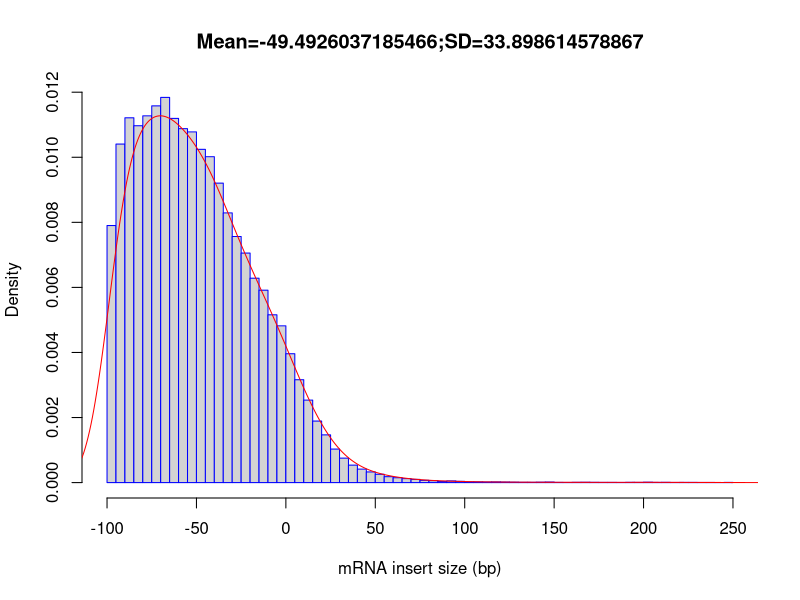

Write R code to recreate this figure.
out_file = 'step3.3_hg38_aaa_1'
pdf('step3.3_hg38_aaa_1.inner_distance_plot.pdf')
fragsize=rep(c(-248,-243,-238,-233,-228,-223,-218,-213,-208,-203,-198,-193,-188,-183,-178,-173,-168,-163,-158,-153,-148,-143,-138,-133,-128,-123,-118,-113,-108,-103,-98,-93,-88,-83,-78,-73,-68,-63,-58,-53,-48,-43,-38,-33,-28,-23,-18,-13,-8,-3,2,7,12,17,22,27,32,37,42,47,52,57,62,67,72,77,82,87,92,97,102,107,112,117,122,127,132,137,142,147,152,157,162,167,172,177,182,187,192,197,202,207,212,217,222,227,232,237,242,247),times=c(0,0,0,0,0,0,0,0,0,0,0,0,0,0,0,0,0,0,0,0,0,0,0,0,0,0,0,0,0,0,5905,7776,8380,8197,8425,8654,8848,8366,8130,8056,7655,7486,6879,6195,5653,5272,4695,4419,3854,3601,2960,2363,1895,1413,1096,770,562,401,310,245,191,136,112,91,74,52,44,27,39,29,15,16,13,16,13,9,7,6,10,12,4,3,6,8,6,4,4,3,7,5,9,5,6,3,4,4,3,3,2,5))
frag_sd = sd(fragsize)
frag_mean = mean(fragsize)
frag_median = median(fragsize)
write(x=c("Name","Mean","Median","sd"), sep="	", file=stdout(),ncolumns=4)
write(c(out_file,frag_mean,frag_median,frag_sd),sep="	", file=stdout(),ncolumns=4)
hist(fragsize,probability=T,breaks=100,xlab="mRNA insert size (bp)",main=paste(c("Mean=",frag_mean,";","SD=",frag_sd),collapse=""),border="blue")
lines(density(fragsize,bw=10),col='red')
dev.off()
